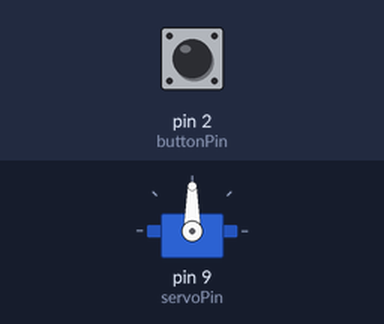
Recording of a sketch running on a simulated Arduino Uno, built with avr-gcc and run on an emulated ATmega328P. On the bench: servo. Inputs (shaded band) come from the test bench; at power-on: pin 2 (buttonPin) LOW.

Above: at 1.2 s.
1.3 s: pin 2 (buttonPin) pulled HIGH for 0.15 s
At 3.1 s:
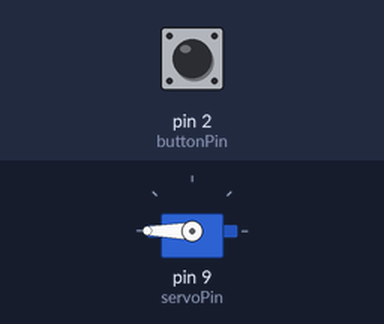
3.8 s: pin 2 (buttonPin) pulled HIGH for 1 s
At 3.95 s:
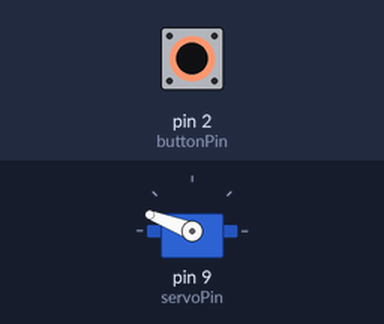
At 6.2 s:
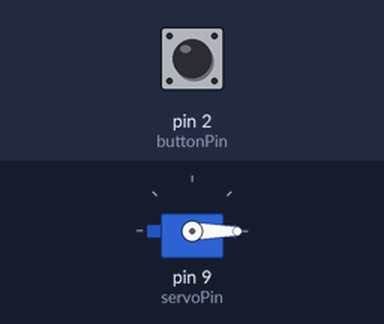
Timing chart, 0 to 7.7 s (numbered marks = the images above; inputs shaded):
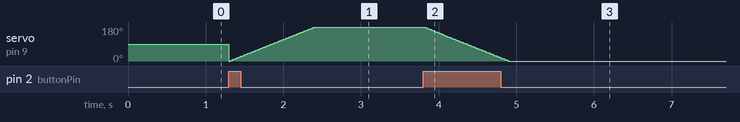

Measured:
- after the input at 3.8 s, servo on pin 9 (servoPin): moves from 180° to 0° over 1.1 s, starting at once

The sketch:

servoButton.ino
```cpp
#include <Servo.h>

Servo myservo;  // create object controller

const int buttonPin = 2;     // pin where I attach my button
const int servoPin = 9;      // pin where I attach my servo

int pos = 0;    // actual servo position
int dir = 1;    // actual servo direction

int buttonState = 0;      // 0 unpressed, 1 pressed

void setup()
{
  myservo.attach(servoPin);  // init servo
  pinMode(buttonPin, INPUT); // pin button is in input
}

void loop()
{
  buttonState = digitalRead(buttonPin); // read actual pin status
  if (buttonState != 0){  // if pressed
    if (dir == 1){
      for(pos = 0; pos <= 180; pos += 1) // goes from 0 degrees to 180 degrees
      {                                  // in steps of 1 degree
        myservo.write(pos);              // tell servo to go to position in variable 'pos'
        delay(6);
      }
    }else{
        for(pos = 180; pos>=0; pos-=1)     // goes from 180 degrees to 0 degrees
        {
          myservo.write(pos);              // tell servo to go to position in variable 'pos'
          delay(6);
        }
    }
    dir *= -1;
  }
}
```
